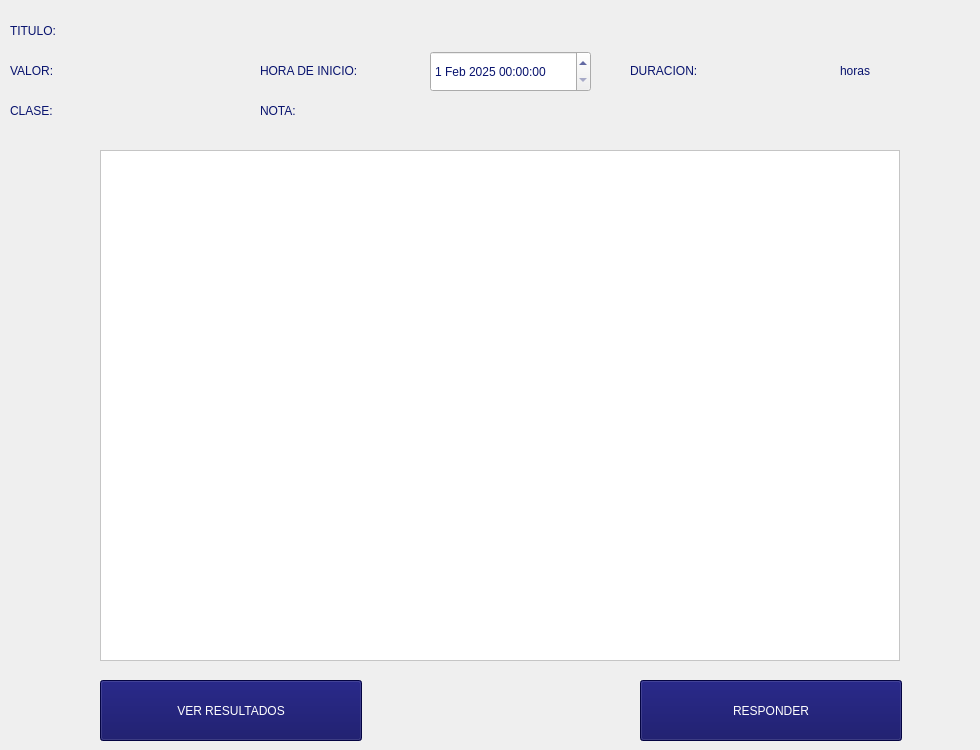
      <widget class="QWidget" name="page_16">
       <widget class="QLabel" name="tituloDeListaTarea_4">
        <property name="geometry">
         <rect>
          <x>10</x>
          <y>10</y>
          <width>81</width>
          <height>41</height>
         </rect>
        </property>
        <property name="styleSheet">
         <string notr="true">color: rgb(8, 19, 110);
font: 87 14pt &quot;Segoe UI Black&quot;;</string>
        </property>
        <property name="text">
         <string>TITULO:</string>
        </property>
        <property name="alignment">
         <set>Qt::AlignLeading|Qt::AlignLeft|Qt::AlignVCenter</set>
        </property>
       </widget>
       <widget class="QLabel" name="tituloDeListaTarea_5">
        <property name="geometry">
         <rect>
          <x>10</x>
          <y>50</y>
          <width>81</width>
          <height>41</height>
         </rect>
        </property>
        <property name="styleSheet">
         <string notr="true">color: rgb(8, 19, 110);
font: 87 14pt &quot;Segoe UI Black&quot;;</string>
        </property>
        <property name="text">
         <string>VALOR: </string>
        </property>
        <property name="alignment">
         <set>Qt::AlignLeading|Qt::AlignLeft|Qt::AlignVCenter</set>
        </property>
       </widget>
       <widget class="QLabel" name="tituloDeListaTarea_6">
        <property name="geometry">
         <rect>
          <x>260</x>
          <y>50</y>
          <width>171</width>
          <height>41</height>
         </rect>
        </property>
        <property name="styleSheet">
         <string notr="true">color: rgb(8, 19, 110);
font: 87 14pt &quot;Segoe UI Black&quot;;</string>
        </property>
        <property name="text">
         <string>HORA DE INICIO:</string>
        </property>
        <property name="alignment">
         <set>Qt::AlignLeading|Qt::AlignLeft|Qt::AlignVCenter</set>
        </property>
       </widget>
       <widget class="QLabel" name="tituloDeListaTarea_7">
        <property name="geometry">
         <rect>
          <x>630</x>
          <y>50</y>
          <width>171</width>
          <height>41</height>
         </rect>
        </property>
        <property name="styleSheet">
         <string notr="true">color: rgb(8, 19, 110);
font: 87 14pt &quot;Segoe UI Black&quot;;</string>
        </property>
        <property name="text">
         <string>DURACION: </string>
        </property>
        <property name="alignment">
         <set>Qt::AlignLeading|Qt::AlignLeft|Qt::AlignVCenter</set>
        </property>
       </widget>
       <widget class="QLabel" name="labelValor">
        <property name="geometry">
         <rect>
          <x>100</x>
          <y>50</y>
          <width>131</width>
          <height>41</height>
         </rect>
        </property>
        <property name="styleSheet">
         <string notr="true">color: rgb(8, 19, 110);
font: 87 14pt &quot;Segoe UI&quot;;</string>
        </property>
        <property name="text">
         <string/>
        </property>
        <property name="alignment">
         <set>Qt::AlignLeading|Qt::AlignLeft|Qt::AlignVCenter</set>
        </property>
       </widget>
       <widget class="QLabel" name="labelTitulo">
        <property name="geometry">
         <rect>
          <x>110</x>
          <y>10</y>
          <width>731</width>
          <height>41</height>
         </rect>
        </property>
        <property name="styleSheet">
         <string notr="true">color: rgb(8, 19, 110);
font: 87 14pt &quot;Segoe UI&quot;;</string>
        </property>
        <property name="text">
         <string/>
        </property>
        <property name="alignment">
         <set>Qt::AlignLeading|Qt::AlignLeft|Qt::AlignVCenter</set>
        </property>
       </widget>
       <widget class="QLabel" name="labelDuracion">
        <property name="geometry">
         <rect>
          <x>780</x>
          <y>50</y>
          <width>51</width>
          <height>41</height>
         </rect>
        </property>
        <property name="styleSheet">
         <string notr="true">color: rgb(8, 19, 110);
font: 87 14pt &quot;Segoe UI&quot;;</string>
        </property>
        <property name="text">
         <string/>
        </property>
        <property name="alignment">
         <set>Qt::AlignLeading|Qt::AlignLeft|Qt::AlignVCenter</set>
        </property>
       </widget>
       <widget class="QScrollArea" name="scrollAreaPreguntas">
        <property name="geometry">
         <rect>
          <x>100</x>
          <y>150</y>
          <width>800</width>
          <height>511</height>
         </rect>
        </property>
        <property name="styleSheet">
         <string notr="true">background-color: rgb(255, 255, 255);</string>
        </property>
        <property name="widgetResizable">
         <bool>true</bool>
        </property>
        <widget class="QWidget" name="scrollAreaWidgetContents_2">
         <property name="geometry">
          <rect>
           <x>0</x>
           <y>0</y>
           <width>798</width>
           <height>509</height>
          </rect>
         </property>
        </widget>
       </widget>
       <widget class="QLabel" name="tituloDeListaTarea_8">
        <property name="geometry">
         <rect>
          <x>10</x>
          <y>90</y>
          <width>81</width>
          <height>41</height>
         </rect>
        </property>
        <property name="styleSheet">
         <string notr="true">color: rgb(8, 19, 110);
font: 87 14pt &quot;Segoe UI Black&quot;;</string>
        </property>
        <property name="text">
         <string>CLASE:</string>
        </property>
        <property name="alignment">
         <set>Qt::AlignLeading|Qt::AlignLeft|Qt::AlignVCenter</set>
        </property>
       </widget>
       <widget class="QLabel" name="labelClase">
        <property name="geometry">
         <rect>
          <x>100</x>
          <y>90</y>
          <width>131</width>
          <height>41</height>
         </rect>
        </property>
        <property name="styleSheet">
         <string notr="true">color: rgb(8, 19, 110);
font: 87 14pt &quot;Segoe UI&quot;;</string>
        </property>
        <property name="text">
         <string/>
        </property>
        <property name="alignment">
         <set>Qt::AlignLeading|Qt::AlignLeft|Qt::AlignVCenter</set>
        </property>
       </widget>
       <widget class="QDateTimeEdit" name="dateTimeExamen">
        <property name="geometry">
         <rect>
          <x>430</x>
          <y>51</y>
          <width>161</width>
          <height>41</height>
         </rect>
        </property>
        <property name="styleSheet">
         <string notr="true">color: rgb(8, 19, 110);
font: 87 12pt &quot;Segoe UI&quot;;</string>
        </property>
        <property name="dateTime">
         <datetime>
          <hour>0</hour>
          <minute>0</minute>
          <second>0</second>
          <year>2025</year>
          <month>2</month>
          <day>1</day>
         </datetime>
        </property>
       </widget>
       <widget class="QPushButton" name="responderExamen">
        <property name="geometry">
         <rect>
          <x>640</x>
          <y>680</y>
          <width>262</width>
          <height>61</height>
         </rect>
        </property>
        <property name="styleSheet">
         <string notr="true">background-color: rgb(6, 6, 92);
color: white;
font: 75 14pt &quot;Segoe UI&quot;;</string>
        </property>
        <property name="text">
         <string>RESPONDER</string>
        </property>
       </widget>
       <widget class="QLabel" name="labelDuracion_2">
        <property name="geometry">
         <rect>
          <x>840</x>
          <y>50</y>
          <width>131</width>
          <height>41</height>
         </rect>
        </property>
        <property name="styleSheet">
         <string notr="true">color: rgb(8, 19, 110);
font: 87 14pt &quot;Segoe UI&quot;;</string>
        </property>
        <property name="text">
         <string>horas</string>
        </property>
        <property name="alignment">
         <set>Qt::AlignLeading|Qt::AlignLeft|Qt::AlignVCenter</set>
        </property>
       </widget>
       <widget class="QPushButton" name="verResultadosExamen">
        <property name="geometry">
         <rect>
          <x>100</x>
          <y>680</y>
          <width>262</width>
          <height>61</height>
         </rect>
        </property>
        <property name="styleSheet">
         <string notr="true">background-color: rgb(6, 6, 92);
color: white;
font: 75 14pt &quot;Segoe UI&quot;;</string>
        </property>
        <property name="text">
         <string>VER RESULTADOS</string>
        </property>
       </widget>
       <widget class="QLabel" name="tituloDeListaTarea_9">
        <property name="geometry">
         <rect>
          <x>260</x>
          <y>90</y>
          <width>81</width>
          <height>41</height>
         </rect>
        </property>
        <property name="styleSheet">
         <string notr="true">color: rgb(8, 19, 110);
font: 87 14pt &quot;Segoe UI Black&quot;;</string>
        </property>
        <property name="text">
         <string>NOTA:</string>
        </property>
        <property name="alignment">
         <set>Qt::AlignLeading|Qt::AlignLeft|Qt::AlignVCenter</set>
        </property>
       </widget>
      </widget>
